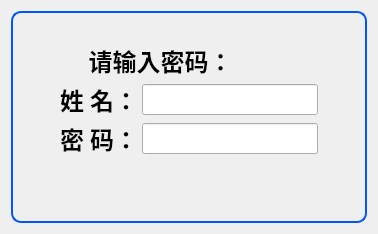
       <widget class="QWidget" name="page">
        <layout class="QVBoxLayout" name="verticalLayout_10">
         <item>
          <widget class="QWidget" name="widget_login" native="true">
           <property name="styleSheet">
            <string notr="true">#widget_login{
          border:2px solid;
		  border-color: rgb(0, 85, 255);
		  border-radius:10px;
		  color: rgb(255, 0, 0);
		  }		 </string>
           </property>
           <layout class="QVBoxLayout" name="verticalLayout_9" stretch="2,1,1,1,5">
            <property name="spacing">
             <number>3</number>
            </property>
            <item>
             <spacer name="verticalSpacer_2">
              <property name="orientation">
               <enum>Qt::Vertical</enum>
              </property>
              <property name="sizeHint" stdset="0">
               <size>
                <width>20</width>
                <height>40</height>
               </size>
              </property>
             </spacer>
            </item>
            <item>
             <widget class="QLabel" name="label_30">
              <property name="font">
               <font>
                <family>微软雅黑</family>
                <pointsize>18</pointsize>
                <weight>75</weight>
                <bold>true</bold>
               </font>
              </property>
              <property name="text">
               <string>           请输入密码：</string>
              </property>
              <property name="alignment">
               <set>Qt::AlignLeading|Qt::AlignLeft|Qt::AlignVCenter</set>
              </property>
             </widget>
            </item>
            <item>
             <layout class="QHBoxLayout" name="horizontalLayout_2">
              <property name="spacing">
               <number>3</number>
              </property>
              <item>
               <spacer name="horizontalSpacer">
                <property name="orientation">
                 <enum>Qt::Horizontal</enum>
                </property>
                <property name="sizeHint" stdset="0">
                 <size>
                  <width>40</width>
                  <height>20</height>
                 </size>
                </property>
               </spacer>
              </item>
              <item>
               <widget class="QLabel" name="label_29">
                <property name="font">
                 <font>
                  <family>微软雅黑</family>
                  <pointsize>18</pointsize>
                  <weight>75</weight>
                  <bold>true</bold>
                 </font>
                </property>
                <property name="text">
                 <string>姓 名：</string>
                </property>
               </widget>
              </item>
              <item>
               <widget class="QLineEdit" name="leLoginName">
                <property name="font">
                 <font>
                  <pointsize>14</pointsize>
                 </font>
                </property>
               </widget>
              </item>
              <item>
               <spacer name="horizontalSpacer_2">
                <property name="orientation">
                 <enum>Qt::Horizontal</enum>
                </property>
                <property name="sizeHint" stdset="0">
                 <size>
                  <width>40</width>
                  <height>20</height>
                 </size>
                </property>
               </spacer>
              </item>
             </layout>
            </item>
            <item>
             <layout class="QHBoxLayout" name="horizontalLayout_6">
              <property name="spacing">
               <number>3</number>
              </property>
              <item>
               <spacer name="horizontalSpacer_3">
                <property name="orientation">
                 <enum>Qt::Horizontal</enum>
                </property>
                <property name="sizeHint" stdset="0">
                 <size>
                  <width>40</width>
                  <height>20</height>
                 </size>
                </property>
               </spacer>
              </item>
              <item>
               <widget class="QLabel" name="label_31">
                <property name="font">
                 <font>
                  <family>微软雅黑</family>
                  <pointsize>18</pointsize>
                  <weight>75</weight>
                  <bold>true</bold>
                 </font>
                </property>
                <property name="text">
                 <string>密 码：</string>
                </property>
               </widget>
              </item>
              <item>
               <widget class="QLineEdit" name="leLoginPassWord">
                <property name="font">
                 <font>
                  <pointsize>14</pointsize>
                 </font>
                </property>
               </widget>
              </item>
              <item>
               <spacer name="horizontalSpacer_4">
                <property name="orientation">
                 <enum>Qt::Horizontal</enum>
                </property>
                <property name="sizeHint" stdset="0">
                 <size>
                  <width>40</width>
                  <height>20</height>
                 </size>
                </property>
               </spacer>
              </item>
             </layout>
            </item>
            <item>
             <spacer name="verticalSpacer">
              <property name="orientation">
               <enum>Qt::Vertical</enum>
              </property>
              <property name="sizeHint" stdset="0">
               <size>
                <width>20</width>
                <height>40</height>
               </size>
              </property>
             </spacer>
            </item>
           </layout>
          </widget>
         </item>
        </layout>
       </widget>
